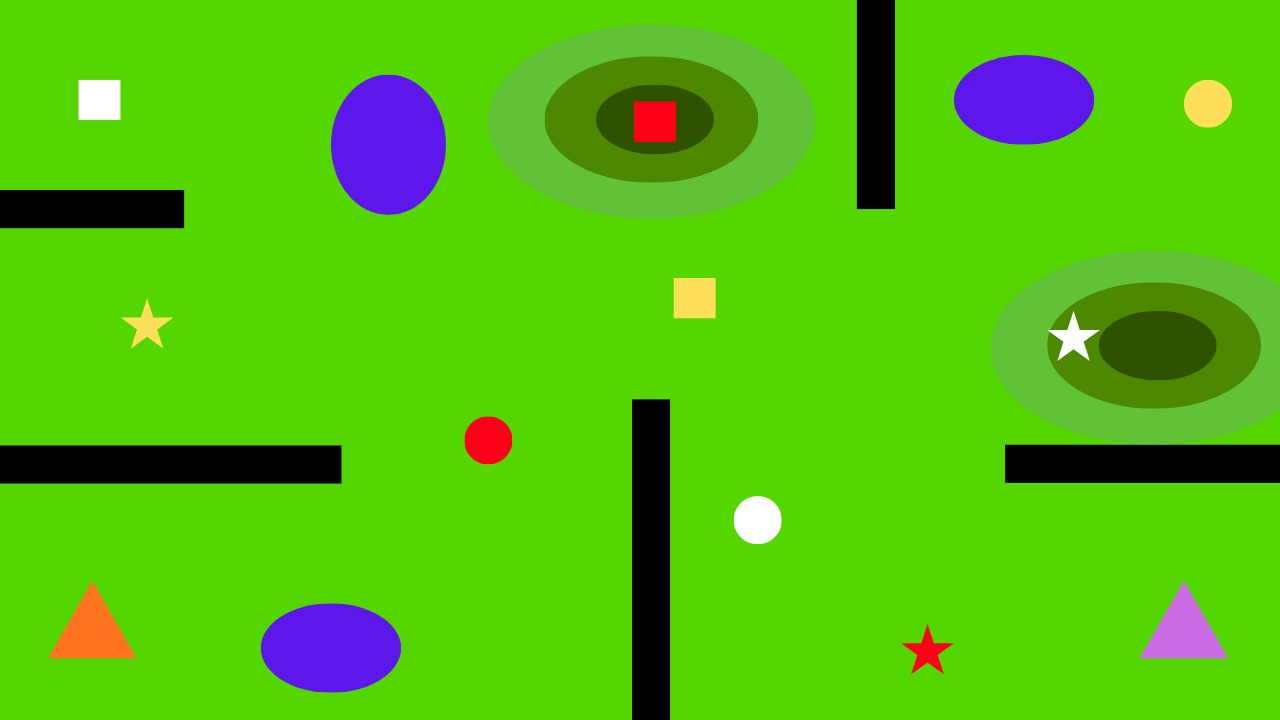
#> input picture Images/IMG-20260831-WA0029.jpg, 1280 x 720 px
$ python interpretter3.py
#> lines starting #> are read from the running program, lines starting #| are printed output that depends on the picture; after the words box and inside, x2 and y2 are one past the last pixel; in counts of white or black regions, pixels touching at a corner belong together
### palette.py
"""
palette.py — turn a JPEG-noisy image into clean class labels.

The input images are drawings saved as JPEG. JPEG compression smears
colours, so a drawing that should contain ~10 flat colours actually
contains thousands of near-duplicates. Exact colour matching fails.

Instead we list the true colours, then relabel every pixel as whichever
listed colour it sits closest to. Edge and compression noise gets
absorbed into whichever region it is nearest.
"""

import numpy as np

# Each class maps to the raw RGB values that belong to it.
# A class can own several colours - light green appears both as plain
# green and as a paler variant near the large ellipses.
CLASS_COLOURS = {
    "light_green": [(84, 215, 0), (97, 194, 55)],
    "mid_green":   [(76, 137, 0)],
    "dark_green":  [(47, 82, 0)],
    "blue":        [(93, 23, 235)],
    "black":       [(0, 0, 0)],
    "orange":      [(255, 116, 31)],
    "purple":      [(203, 107, 230)],
    "red":         [(251, 2, 23)],
    "yellow":      [(255, 222, 89)],
    "white":       [(255, 255, 255)],
}

# Class names in a fixed order. A pixel's label is an index into this
# list, so the order must stay stable once you save any output.
CLASSES = list(CLASS_COLOURS.keys())
CLASS_INDEX = {name: i for i, name in enumerate(CLASSES)}

# Flatten the dictionary into two parallel arrays:
#   REF_COLOURS[i] is a raw RGB value
#   REF_LABELS[i]  is the class that colour belongs to
_refs, _labels = [], []
for name, colours in CLASS_COLOURS.items():
    for c in colours:
        _refs.append(c)
        _labels.append(CLASS_INDEX[name])

REF_COLOURS = np.array(_refs, dtype=np.int32)     # (R, 3)
REF_LABELS = np.array(_labels, dtype=np.uint8)    # (R,)

# Terrain properties, used later for path cost and elevation reporting.
SPEED = {"light_green": 20.0, "mid_green": 15.0, "dark_green": 10.0}
LEVEL = {"light_green": 0, "mid_green": 1, "dark_green": 2}

CASUALTY_COLOURS = ("red", "yellow", "white")
SEVERITY = {"red": 3, "yellow": 2, "white": 1}


def snap(img):
    """Relabel every pixel as its nearest reference colour's class.

    img     : (H, W, 3) uint8 array in RGB order
    returns : (H, W) uint8 array of class indices into CLASSES
    """
    if img.ndim != 3 or img.shape[2] != 3:
        raise ValueError(f"expected an (H, W, 3) RGB image, got {img.shape}")

    h, w, _ = img.shape

    # Cast to int32 before subtracting. In uint8, 84 - 215 wraps around
    # to 125 instead of going negative, which would silently corrupt
    # every distance we compute.
    flat = img.reshape(-1, 1, 3).astype(np.int32)          # (N, 1, 3)

    # Squared distance from each pixel to each reference colour.
    # Broadcasting (N,1,3) against (1,R,3) gives (N,R,3), summed to (N,R).
    # We skip the square root: the nearest colour by squared distance is
    # the same one as by true distance, so it would be wasted work.
    dist = ((flat - REF_COLOURS.reshape(1, -1, 3)) ** 2).sum(axis=2)

    nearest = dist.argmin(axis=1)                           # (N,)
    return REF_LABELS[nearest].reshape(h, w)


# [35 lines left out: functions snap_in_chunks, to_rgb, summarise, not called in this run]

### mask.py
"""
mask.py - build the traversable / non-traversable mask.

Traversable (white, 255): all green terrain, plus casualties, start
and destination markers - the rover has to be able to reach those.

Non-traversable (black, 0): black walls and blue regions.

On blue: the task text only names black as an obstacle, but the sample
mask on page 5 of the brief shows the blue ellipses as black blobs.
The figure and the text disagree; we follow the figure.
"""

import numpy as np
from palette import CLASSES, CLASS_INDEX

BLOCKED = ("black", "blue")

TRAVERSABLE = ("light_green", "mid_green", "dark_green",
               "orange", "purple", "red", "yellow", "white")


def build_mask(labels):
    """Return a uint8 mask: 255 where the rover may go, 0 where it may not."""
    blocked = np.zeros(labels.shape, dtype=bool)
    for name in BLOCKED:
        blocked |= (labels == CLASS_INDEX[name])

    # Anything not blocked is traversable. Written this way so a class
    # accidentally missing from both lists still gets a definite answer.
    return np.where(blocked, 0, 255).astype(np.uint8)


# [7 lines left out: function check_coverage, not called in this run]

### casualties.py

import cv2
import numpy as np
from palette import CLASS_INDEX, SEVERITY, LEVEL, CASUALTY_COLOURS


MIN_AREA = 80

AGE_SCORE = {"circle": 3, "square": 2, "star": 1}
AGE_GROUP = {"circle": "children", "square": "senior", "star": "adult"}

TERRAIN = ("light_green", "mid_green", "dark_green")


# [77 lines left out: functions classify_shape, terrain_under, find_casualties, not called in this run]


def find_marker(labels, colour):
    """Centre of the orange or purple triangle."""
    m = (labels == CLASS_INDEX[colour]).astype(np.uint8)
    n, comp, stats, centroids = cv2.connectedComponentsWithStats(m, 8)
    if n < 2:
        raise ValueError(f"no {colour} marker found")


    best = 1 + int(np.argmax(stats[1:, cv2.CC_STAT_AREA]))
    return int(round(centroids[best][0])), int(round(centroids[best][1]))

### pathfind.py
"""
pathfind.py - shortest routes across the traversable mask.

Two costs matter and they are different numbers:
  distance - plain pixels, used by the score formula
  time     - pixels divided by terrain speed, used for rankings

We plan on a shrunken copy of the mask for speed, then scale the
resulting coordinates back to full size.
"""

import heapq
import cv2
import numpy as np

from palette import CLASS_INDEX, SPEED

SCALE = 4          # plan at quarter size
INFLATE = 3        # pixels to grow obstacles by, so paths avoid corners

NEIGHBOURS = [(-1, 0, 1.0), (1, 0, 1.0), (0, -1, 1.0), (0, 1, 1.0),
              (-1, -1, 1.4142), (-1, 1, 1.4142),
              (1, -1, 1.4142), (1, 1, 1.4142)]


def build_grid(labels, mask):
    """Shrink the mask and build a matching cost-per-pixel grid.

    Returns (small_mask, distance_cost, time_cost).
    """
    # Grow obstacles first, at full resolution, so narrow gaps close
    # honestly rather than by accident of resizing.
    blocked = (mask == 0).astype(np.uint8)
    blocked = cv2.dilate(blocked, np.ones((INFLATE * 2 + 1,) * 2, np.uint8))
    free = (blocked == 0).astype(np.uint8)

    h, w = free.shape
    small = (w // SCALE, h // SCALE)

    # INTER_NEAREST keeps values at exactly 0 or 1 - no invented greys.
    small_free = cv2.resize(free, small, interpolation=cv2.INTER_NEAREST) > 0

    # Cost of moving one pixel at each cell. For distance it is always 1.
    dist_cost = np.ones(small_free.shape, dtype=np.float64)

    # For time it is 1/speed, taken from whichever terrain is underneath.
    time_cost = np.full(small_free.shape, 1.0 / 20.0)
    for name, speed in SPEED.items():
        layer = (labels == CLASS_INDEX[name]).astype(np.uint8)
        layer = cv2.resize(layer, small, interpolation=cv2.INTER_NEAREST)
        time_cost[layer > 0] = 1.0 / speed

    return small_free, dist_cost, time_cost


def to_small(xy):
    """Full-size (x, y) -> small-grid (row, col)."""
    x, y = xy
    return (int(y) // SCALE, int(x) // SCALE)


# [4 lines left out: function to_full, not called in this run]


def nearest_free(free, rc, radius=12):
    """Snap a point onto traversable ground if inflation swallowed it.

    Casualty centres sometimes end up inside an inflated obstacle.
    """
    r, c = rc
    h, w = free.shape
    r, c = min(max(r, 0), h - 1), min(max(c, 0), w - 1)
    if free[r, c]:
        return (r, c)

    for rad in range(1, radius + 1):
        for dr in range(-rad, rad + 1):
            for dc in range(-rad, rad + 1):
                nr, nc = r + dr, c + dc
                if 0 <= nr < h and 0 <= nc < w and free[nr, nc]:
                    return (nr, nc)
    raise ValueError(f"no traversable cell near {rc}")


def dijkstra(free, cost, start_rc):
    """Cheapest cost from start_rc to every reachable cell.

    Returns (cost_to_each_cell, previous_cell) so routes can be rebuilt.
    """
    h, w = free.shape
    dist = np.full((h, w), np.inf)
    prev = np.full((h, w, 2), -1, dtype=np.int32)

    dist[start_rc] = 0.0
    queue = [(0.0, start_rc[0], start_rc[1])]

    while queue:
        d, r, c = heapq.heappop(queue)
        if d > dist[r, c]:          # stale entry, already improved
            continue
        for dr, dc, step in NEIGHBOURS:
            nr, nc = r + dr, c + dc
            if not (0 <= nr < h and 0 <= nc < w) or not free[nr, nc]:
                continue
            nd = d + step * cost[nr, nc]
            if nd < dist[nr, nc]:
                dist[nr, nc] = nd
                prev[nr, nc] = (r, c)
                heapq.heappush(queue, (nd, nr, nc))

    return dist, prev


def trace(prev, end_rc):
    """Walk the previous-cell trail backwards to rebuild a route."""
    route = []
    r, c = end_rc
    while r >= 0:
        route.append((r, c))
        r, c = prev[r, c]
    route.reverse()
    return route

# [49 lines left out: functions all_pairs, score_order, not called in this run]

### interpretter3.py
import cv2
import numpy as np
from palette import snap
from mask import build_mask
from casualties import find_marker
from pathfind import (build_grid, to_small, nearest_free,
                      dijkstra, trace, to_full, SCALE)

img = cv2.cvtColor(cv2.imread("Images/IMG-20260831-WA0029.jpg"),
                   cv2.COLOR_BGR2RGB)
labels = snap(img)
#> in snap, `return REF_LABELS[nearest].reshape(h, w)`:
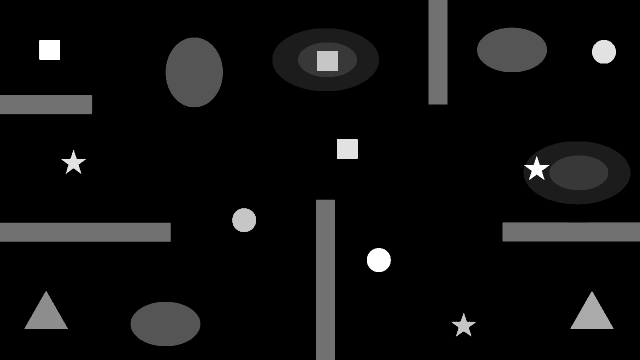
#> returned value: shape (720, 1280) (shown at 1/2 size); min 0, max 9, mean 0.533; drawn with min black and max white
mask = build_mask(labels)
#> the loop in build_mask, `for name in BLOCKED:` made 2 passes
#> pass 1, in build_mask, `blocked |= (labels == CLASS_INDEX[name])`:
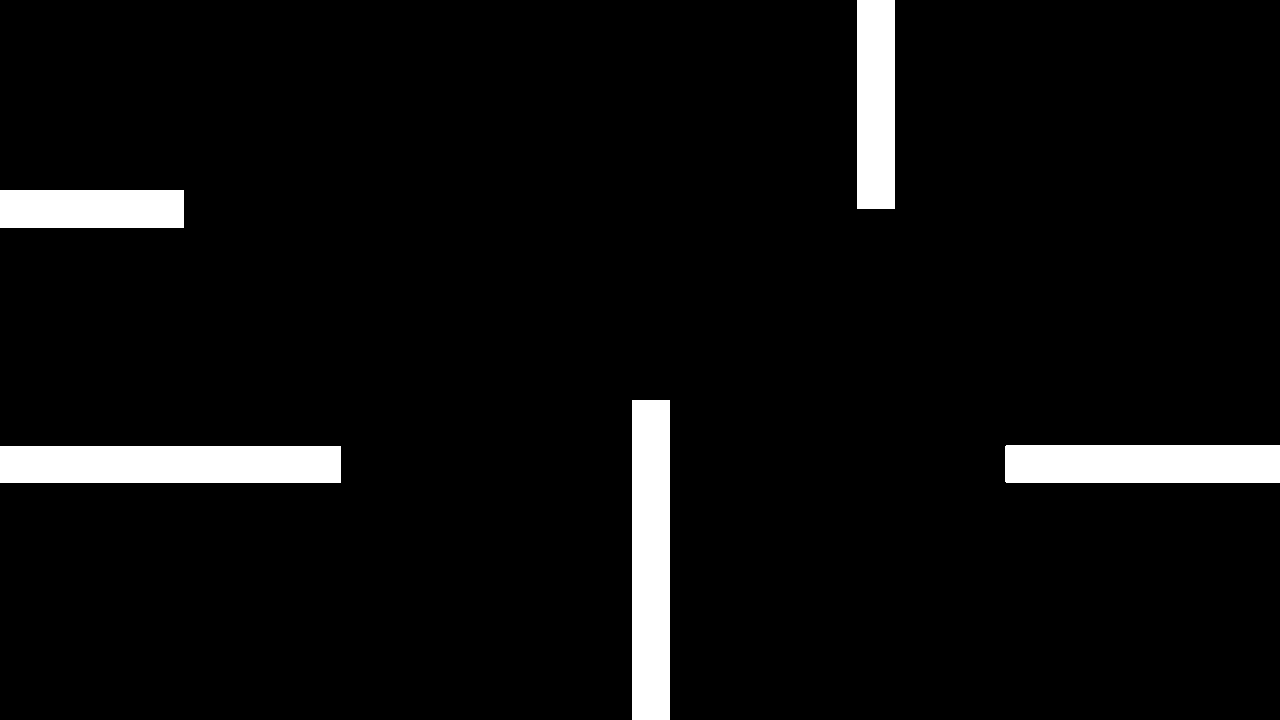
#> blocked: shape (720, 1280) bool; 5.4% white; 5 white regions, box (x1, y1, x2, y2) and area: (0, 446, 341, 483) 12617, (632, 400, 670, 720) 12160, (1005, 445, 1280, 483) 10448, (857, 0, 895, 209) 7942, (0, 190, 184, 228) 6992

start = find_marker(labels, "orange")
#> in find_marker, `m = (labels == CLASS_INDEX[colour]).astype(np.uint8)`:
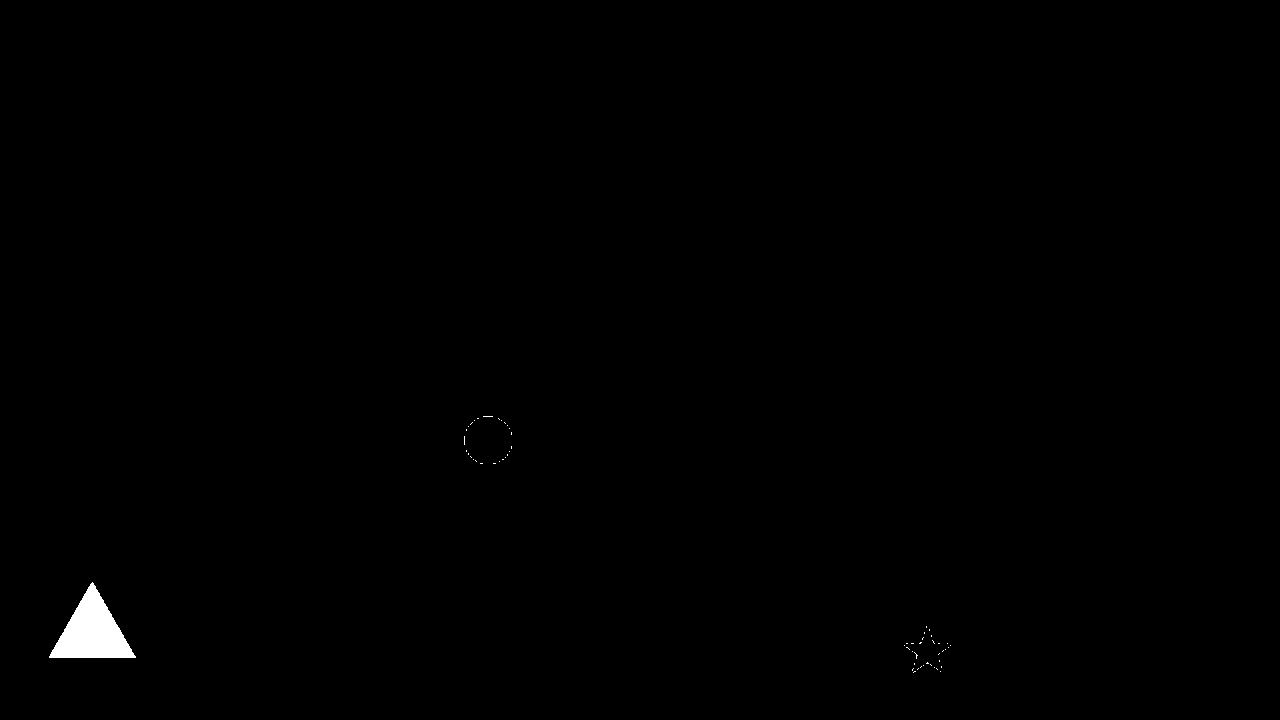
#> m: shape (720, 1280); values 0 (black) and 1 (white), 0.38% white; 60 white regions (59 under 20 px), largest, box (x1, y1, x2, y2) and area: (49, 582, 136, 658) 3396
#> in find_marker, `n, comp, stats, centroids = cv2.connectedComponentsWithStats(m, 8)`: n = 61; stats = 61 rows, first 6: [0, 0, 1280, 720, 918066], [483, 416, 10, 1, 10], [477, 418, 2, 1, 2], [498, 418, 2, 2, 2], [474, 420, 1, 1, 1], [501, 420, 1, 1, 1]; centroids = 61 pairs, first value 91.74 to 950, second value 358.5 to 671.3
#> in find_marker, `best = 1 + int(np.argmax(stats[1:, cv2.CC_STAT_AREA]))`: best = 27
#> start = (92, 632)
goal = find_marker(labels, "purple")
#> call 2 of find_marker, with colour = 'purple'
#> in find_marker (call 2), `m = (labels == CLASS_INDEX[colour]).astype(np.uint8)`:
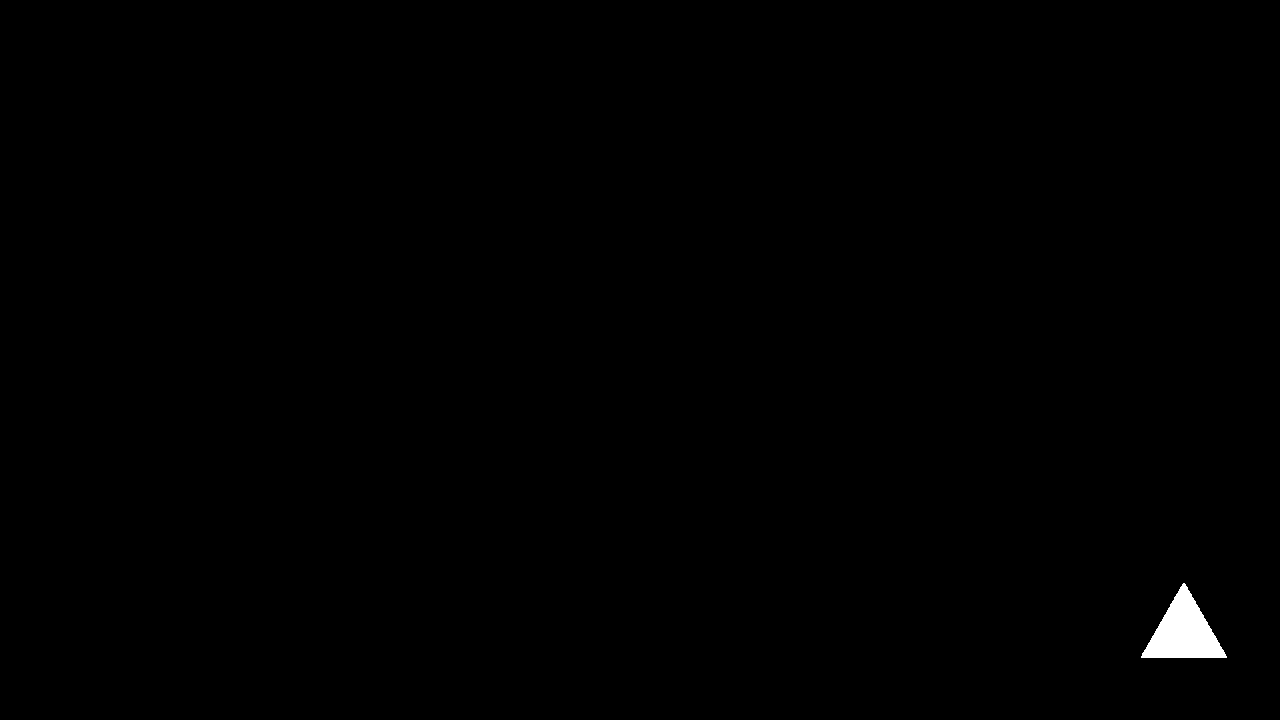
#> m: shape (720, 1280); values 0 (black) and 1 (white), 0.36% white; 1 white region, box (x1, y1, x2, y2) and area: (1141, 583, 1227, 658) 3357
#> in find_marker (call 2), `n, comp, stats, centroids = cv2.connectedComponentsWithStats(m, 8)`: n = 2; stats = [[0, 0, 1280, 720, 918243], [1141, 583, 86, 75, 3357]]; centroids = [[637.5, 358.5], [1183.4, 632]]
#> in find_marker (call 2), `best = 1 + int(np.argmax(stats[1:, cv2.CC_STAT_AREA]))`: best = 1
#> goal = (1183, 632)

free, dist_cost, time_cost = build_grid(labels, mask)
#> the loop in build_grid, `for name, speed in SPEED.items():` made 3 passes
#> pass 1, in build_grid, `layer = cv2.resize(layer, small, interpolation=cv2.INTER_NEAREST)`:
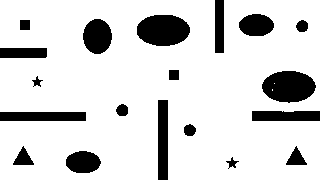
#> layer: shape (180, 320); values 0 (black) and 1 (white), 84.5% white; 19 black regions, largest, box (x1, y1, x2, y2) and area: (262, 71, 316, 103) 1324, (137, 15, 190, 46) 1323, (158, 100, 168, 180) 800
#> after the loop in build_grid, `for name, speed in SPEED.items():`:
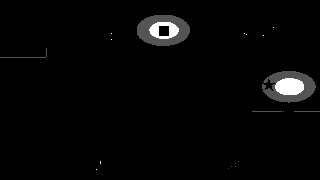
#> time_cost: shape (180, 320) float64; min 0.05, max 0.1, mean 0.0512; drawn with min black and max white
#> dist_cost: shape (180, 320) float64; every value is 1
s = nearest_free(free, to_small(start))
#> in to_small, `x, y = xy`: x = 92; y = 632
#> in nearest_free, `r, c = rc`: r = 158; c = 23
#> s = (158, 23)
g = nearest_free(free, to_small(goal))
#> g = (158, 295)

dist, prev = dijkstra(free, dist_cost, s)
#> in dijkstra, `queue = [(0.0, start_rc[0], start_rc[1])]`: queue = [(0, 158, 23)]
#> the loop in dijkstra, `while queue:` made 52293 passes
#> (d, r, c) on passes 1 to 3: (0, 158, 23), (1, 157, 23), (1, 158, 22)
#> after the loop in dijkstra, `while queue:`:
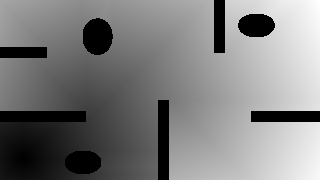
#> dist: shape (180, 320) float64; 10.33% of the values are NaN or infinite; the others: min 0, max 361.4, mean 198.3; drawn with min black, max white, NaN and infinite black

straight = np.hypot(goal[0] - start[0], goal[1] - start[1])
#> straight = 1091
travelled = dist[g] * SCALE          # small-grid steps back to full pixels
#> travelled = 1283.5

print("start", start, " goal", goal)
#| start (92, 632)  goal (1183, 632)
print(f"straight line : {straight:8.1f} px")
#| straight line :   1091.0 px
print(f"actual route  : {travelled:8.1f} px")
#| actual route  :   1283.5 px
print(f"ratio         : {straight / travelled:8.3f}")
#| ratio         :    0.850

route = trace(prev, g)
#> in trace, `r, c = end_rc`: r = 158; c = 295
#> the loop in trace, `while r >= 0:` made 273 passes
#> (r, c) on passes 1 to 3: (157, 294), (156, 293), (155, 292)
#> after the loop in trace, `while r >= 0:`: route = 273 pairs, first value 99 to 158, second value 23 to 295
print("route points  :", len(route))
#| route points  : 273
